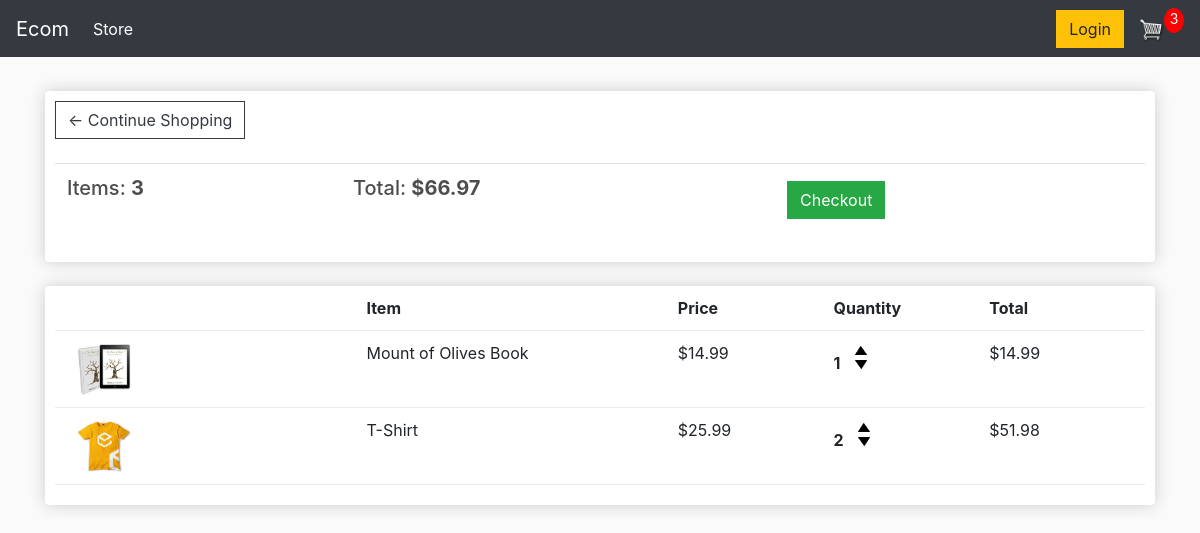
The app's page /cart/ (signed in), older data.
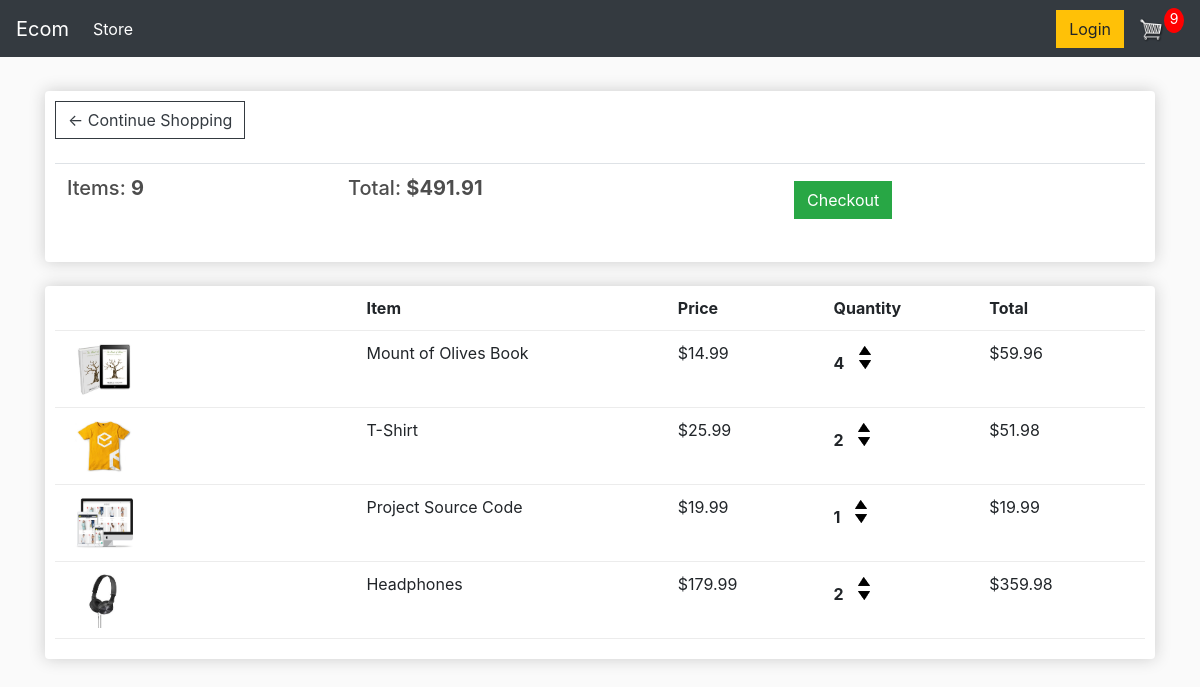
The same page, newer data.
### store/models.py (models this page shows, shortened)
class Order(models.Model):
    customer = models.ForeignKey(Customer, on_delete=models.SET_NULL, blank=True, null=True)
    date_ordered = models.DateTimeField(auto_now_add=True)
    complete = models.BooleanField(default=False)
    transaction_id = models.CharField(max_length=100, null=True)
    @property
    def get_cart_total(self):
        orderitems = self.orderitem_set.all()
        total = sum([item.get_total for item in orderitems])
        return total
    @property
    def get_cart_items(self):
        orderitems = self.orderitem_set.all()
        total = sum([item.quantity for item in orderitems])
        return total

class OrderItem(models.Model):
    product = models.ForeignKey(Product, on_delete=models.SET_NULL, null=True)
    order = models.ForeignKey(Order, on_delete=models.SET_NULL, null=True)
    quantity = models.IntegerField(default=0, blank=True, null=True)
    date_added = models.DateTimeField(auto_now_add=True)
    @property
    def get_total(self):
        total = self.product.price * self.quantity
        return total

class Product(models.Model):
    name = models.CharField(max_length=200)
    price = models.DecimalField(max_digits=10, decimal_places=2)
    digital = models.BooleanField(default=False, blank=True, null=True)
    image = models.ImageField(blank=True, null=True)
    @property
    def imageURL(self):
        try:
            url = self.image.url
        except:
            url = ''
        return url

### store/views.py (the view)
# urls.py: path('cart/', views.cart, name="cart"),
def cart(request):
    data = cartData(request)
    cartItems = data['cartItems']
    order = data['order']
    items = data['items']
    context = {'items': items, 'order': order, 'cartItems': cartItems}
    return render(request, 'store/cart.html', context)

### store/utils.py (called while the page is built)
def cartData(request):
    if request.user.is_authenticated:
        customer = request.user.customer
        order, created = Order.objects.get_or_create(customer=customer, complete=False)
        items = order.orderitem_set.all()
        cartItems = order.get_cart_items
    else:
        cookieData = cookieCart(request)
        cartItems = cookieData['cartItems']
        order = cookieData['order']
        items = cookieData['items']
    return {'cartItems': cartItems, 'order': order, 'items': items}

### store/templates/store/cart.html
{% extends 'store/main.html' %}
{% load static %}
{% block content %}
<div class="row">
    <div class="col-lg-12">
        <div class="box-element">
            <a class="btn btn-outline-dark" href="{% url 'store' %}">&#x2190; Continue Shopping</a>
            <br>
            <br>
            <table class="table">
                <tr>
                    <th><h5>Items: <strong>{{order.get_cart_items}}</strong></h5></th>
                    <th><h5>Total: <strong>${{order.get_cart_total|floatformat:2}}</strong></h5></th>
                    <th>
                        <a style="fload:right; margin:5px;" class="btn btn-success" href="{% url 'checkout' %}">
                            Checkout
                        </a>
                    </th>
                </tr>
            </table>
        </div>
        <br>
        <div class="box-element">
            <div class="cart-row">
                <div style="flex:2"></div>
                <div style="flex:2"><strong>Item</strong></div>
                <div style="flex:1"><strong>Price</strong></div>
                <div style="flex:1"><strong>Quantity</strong></div>
                <div style="flex:1"><strong>Total</strong></div>
            </div>
            {% for item in items %}
            <div class="cart-row">
                <div style="flex:2"><img class="row-image" src="{{item.product.imageURL}}"></div>
                <div style="flex:2"><p>{{item.product.name}}</p></div>
                <div style="flex:1"><p>${{item.product.price|floatformat:2}}</p></div>
                <div style="flex:1">
                    <p class="quantity">{{item.quantity}}</p>
                    <div class="quantity">
                        <img data-product="{{item.product.id}}" data-action="add" class="chg-quantity update-cart" src="{% static 'images/arrow-up.png' %}">
                        <img data-product="{{item.product.id}}" data-action="remove" class="chg-quantity update-cart" src="{% static 'images/arrow-down.png' %}">
                    </div>
                </div>
                <div style="flex:1"><p>${{item.get_total}}</p></div>
            </div>
            {% endfor %}
        </div>
    </div>
</div>
{% endblock content %}

Row changes from the older to the newer data that the page shows:
changed through a linked row, Order: get_cart_items "3" → "9"; get_cart_total "66.97" → "491.91"
changed OrderItem "Mount of Olives Book": quantity "1" → "4"; get_total "14.99" → "59.96"
added OrderItem: product.imageURL (picture), product.name "Project Source Code", product.price "19.99", quantity "1", get_total "19.99"
added OrderItem: product.imageURL (picture), product.name "Headphones", product.price "179.99", quantity "2", get_total "359.98"
Text that changed along with them:
{{ cartItems }}: "3" → "9"
